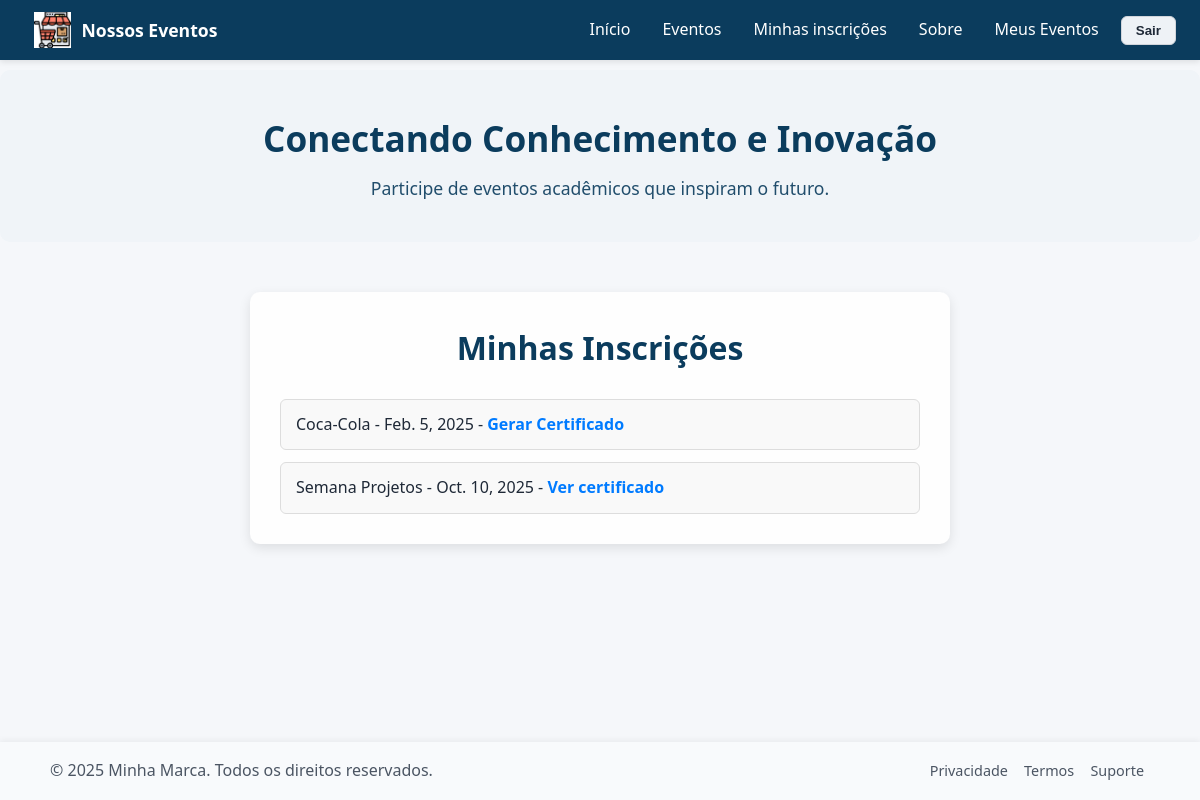
The page /minhas_inscricoes/ (signed in) on the database its author committed.
### aulaweb/models.py (models this page shows, shortened)
class Inscricao(models.Model):
    usuario = models.ForeignKey(Usuario, on_delete=models.CASCADE)
    evento = models.ForeignKey(Evento, on_delete=models.CASCADE)
    data_inscricao = models.DateTimeField(auto_now_add=True)
    certificado_emitido = models.BooleanField(default=False)
    class Meta:
        unique_together = ('usuario', 'evento')
        ordering = ['-data_inscricao']

class Evento(models.Model):
    TIPO_EVENTO = (
        ('seminario', 'Seminário'),
        ('palestra', 'Palestra'),
        ('workshop', 'Workshop'),
        ('minicurso', 'Minicurso'),
        ('semana', 'Semana Acadêmica')
    )
    nome = models.CharField("Nome do evento", max_length=200)
    tipo = models.CharField("Tipo", max_length=20, choices=TIPO_EVENTO)
    data_inicio = models.DateField("Data inicial")
    data_fim = models.DateField("Data final")
    hora_inicio = models.TimeField("Hora inicial", default='08:00:00')
    hora_fim = models.TimeField("Hora final", null=True, blank=True)
    local = models.CharField("Local", max_length=200)
    max_participantes = models.PositiveIntegerField("Limite de participantes", default=0)
    organizador = models.ForeignKey(
        Usuario,
        on_delete=models.CASCADE,
        limit_choices_to={'perfil': 'organizador'}
    )
    horario = models.TimeField()
    banner = models.ImageField(
        upload_to='banners/',  # pasta dentro de MEDIA_ROOT
        null=True,
        blank=True
    )
    created_at = models.DateTimeField(auto_now_add=True)

### aulaweb/views.py (the view)
# urls.py: path('minhas_inscricoes/', views.minhas_inscricoes, name='minhas_inscricoes'),
@login_required
def minhas_inscricoes(request):
    inscricoes = Inscricao.objects.filter(usuario=request.user).select_related('evento')
    return render(request, 'aulaweb/minhas_inscricoes.html', {'inscricoes': inscricoes})

### aulaweb/templates/aulaweb/minhas_inscricoes.html
{% extends "aulaweb/base.html" %}
{% block conteudo %}
<div class="minhas-inscricoes">
  <h1>Minhas Inscrições</h1>
  <ul>
    {% for i in inscricoes %}
      <li>
        {{ i.evento.nome }} - {{ i.evento.data_inicio }}
        {% if i.certificado_emitido %}
          - <a href="{% url 'certificado' i.id %}">Ver certificado</a>
        {% else %}
          - <a href="{% url 'certificado' i.id %}">Gerar Certificado</a>
        {% endif %}
      </li>
    {% empty %}
      <li>Você não possui inscrições.</li>
    {% endfor %}
  </ul>
</div>
{% endblock %}

### aulaweb/static/css/style.css (style rules this page uses)
*, *::before, *::after { box-sizing: border-box; margin: 0; padding: 0; }
html, body { min-height: 100%; font-family: system-ui, -apple-system, "Segoe UI", Roboto, Arial, sans-serif; background-color: #f5f7fa; color: #1f2937; line-height: 1.6; }
body { padding-top: 70px; padding-bottom: 80px; }
.minhas-inscricoes { max-width: 700px; margin: 40px auto; padding: 30px; background-color: #fefefe; border-radius: 10px; box-shadow: 0 4px 12px rgba(0,0,0,0.1); }
.minhas-inscricoes h1 { text-align: center; color: #0b3c5d; margin-bottom: 25px; font-size: 2rem; }
.minhas-inscricoes ul { list-style: none; padding: 0; display: flex; flex-direction: column; gap: 12px; }
.minhas-inscricoes ul li { list-style-type: none; padding: 12px 15px; border-radius: 6px; background-color: #f9f9f9; border: 1px solid #ddd; transition: background 0.2s, transform 0.2s; }
.minhas-inscricoes ul li a { color: #007bff; font-weight: 600; text-decoration: none; transition: color 0.2s; }

### rows shown on the page
Inscricao: evento.nome "Coca-Cola", evento.data_inicio "Feb. 5, 2025", certificado_emitido "Gerar Certificado"
Inscricao: evento.nome "Semana Projetos", evento.data_inicio "Oct. 10, 2025", certificado_emitido "Ver certificado"
